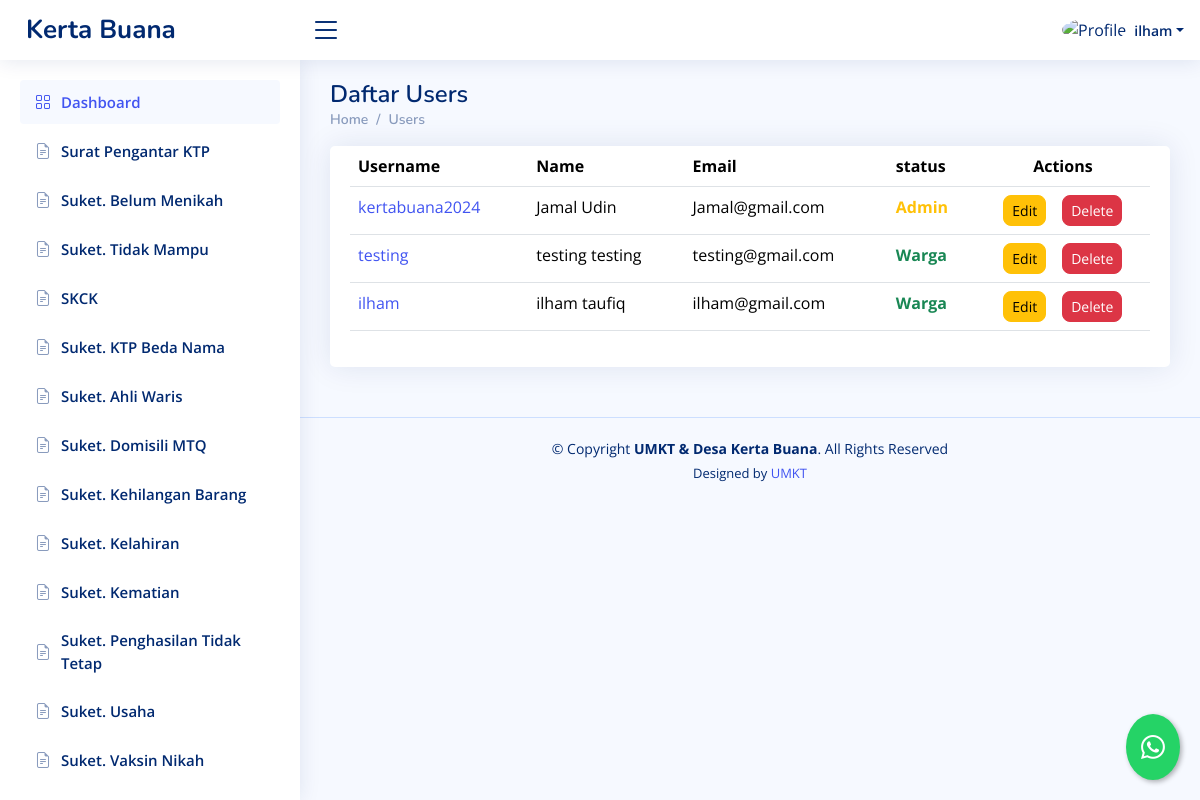
/dashboard/daftar-user/ (signed in), run on an earlier commit of the app's database.
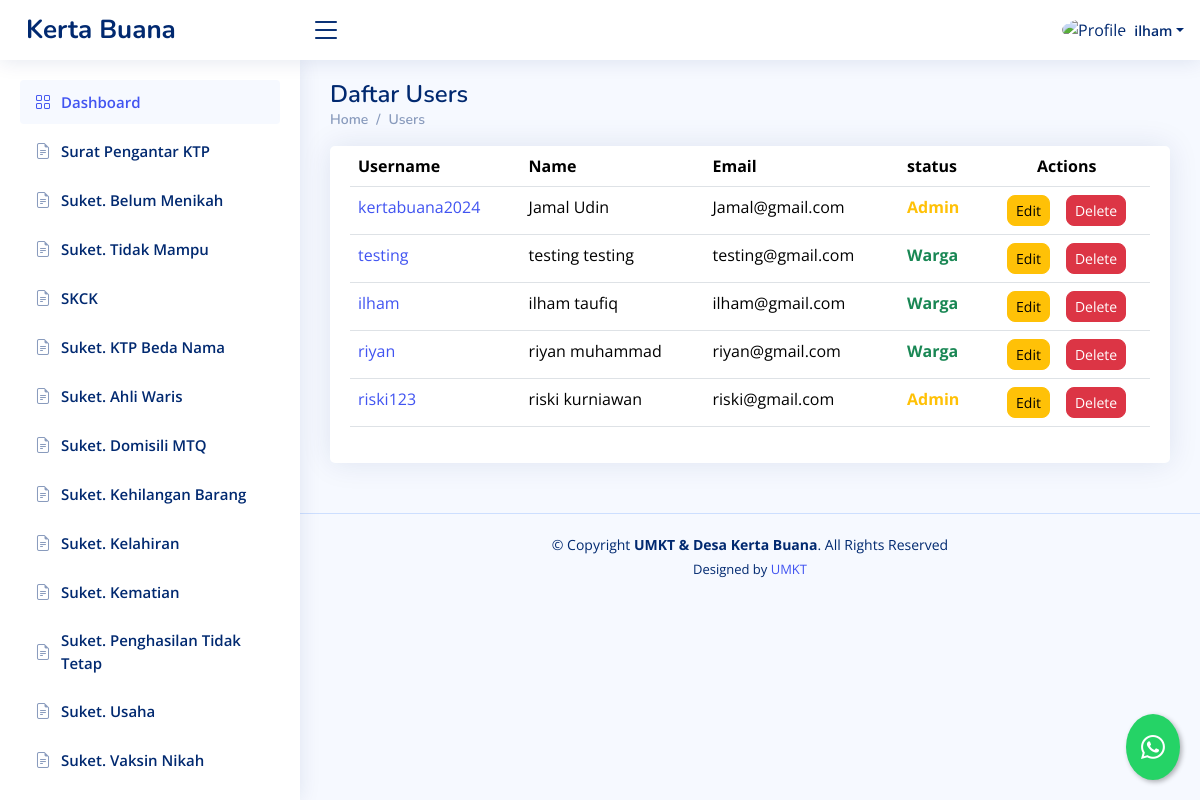
And on a later commit of the database.
### dashboard/models.py (models this page shows, shortened)
class Profile(models.Model):
    user = models.OneToOneField(User, on_delete=models.CASCADE)
    nik = models.CharField(max_length=200)
    ktp = models.URLField(blank=True, null=True)

### dashboard/views.py (the view)
# urls.py: path('daftar-user/', daftaruser, name='daftar_user'),
@login_required
def daftaruser(request):
    template_name = "backend/daftaruser.html"
    profile = Profile.objects.all()
    context = {
        "profile":profile,
    }
    return render(request,template_name, context)

### templates/backend/daftaruser.html
{% extends "backend/base_ui.html" %} {% load static %} {% load custom_filters %} {% block konten %}
<div class="pagetitle">
  <h1>Daftar Users</h1>
  <nav>
    <ol class="breadcrumb">
      <li class="breadcrumb-item"><a href="{% url 'dashboard' %}">Home</a></li>
      <li class="breadcrumb-item">Users</li>
    </ol>
  </nav>
</div>
<section class="section">
  <div class="row">
    <div class="col-lg-12">
      <div class="card">
        <div class="card-body">
          <div class="table-responsive">
            <table class="table datatable">
              <thead>
                <tr>
                  <th>Username</th>
                  <th>Name</th>
                  <th>Email</th>
                  <th>status</th>
                  <th class="text-center">Actions</th>
                </tr>
              </thead>
              <tbody>
                {% for users in profile %}
                <tr>
                  <td><a href="{% url 'detail_user' users.user.id %}">{{ users.user.username }}</a></td>
                  <td>
                    {{ users.user.first_name }} {{ users.user.last_name }}
                  </td>
                  <td>{{ users.user.email }}</td>
                  {% if users.user.is_superuser %}
                  <td class="text-warning fw-bold">Admin</td>
                  {% else %}
                  <td class="text-success fw-bold">Warga</td>
                  {% endif %}
                  <td class="text-center">
                    <div
                      class="btn-group gap-3"
                      role="group"
                      aria-label="Action buttons"
                    >
                    <a
                    href="{% url 'edit_user' users.user.id %}"
                    class="text-decoration-none"
                  >
                    <button type="button" class="btn btn-warning btn-sm rounded-3">
                      Edit
                    </button>
                  </a>
                      <a
                        href="{% url 'hapus_user' users.user.id %}"
                        class="text-decoration-none"
                      >
                        <button
                          type="button"
                          class="btn btn-danger btn-sm rounded-3"
                        >
                          Delete
                        </button>
                      </a>
                    </div>
                  </td>
                </tr>
                {% endfor %}
              </tbody>
            </table>
          </div>
        </div>
      </div>
    </div>
  </div>
</section>
{% endblock konten %}

What changed in the data, as far as the page shows it:
added Profile: user.username "riyan", user.first_name "riyan", user.last_name "muhammad", user.email "riyan@gmail.com", shows "Warga"
added Profile: user.username "riski123", user.first_name "riski", user.last_name "kurniawan", user.email "riski@gmail.com", shows "Admin"
